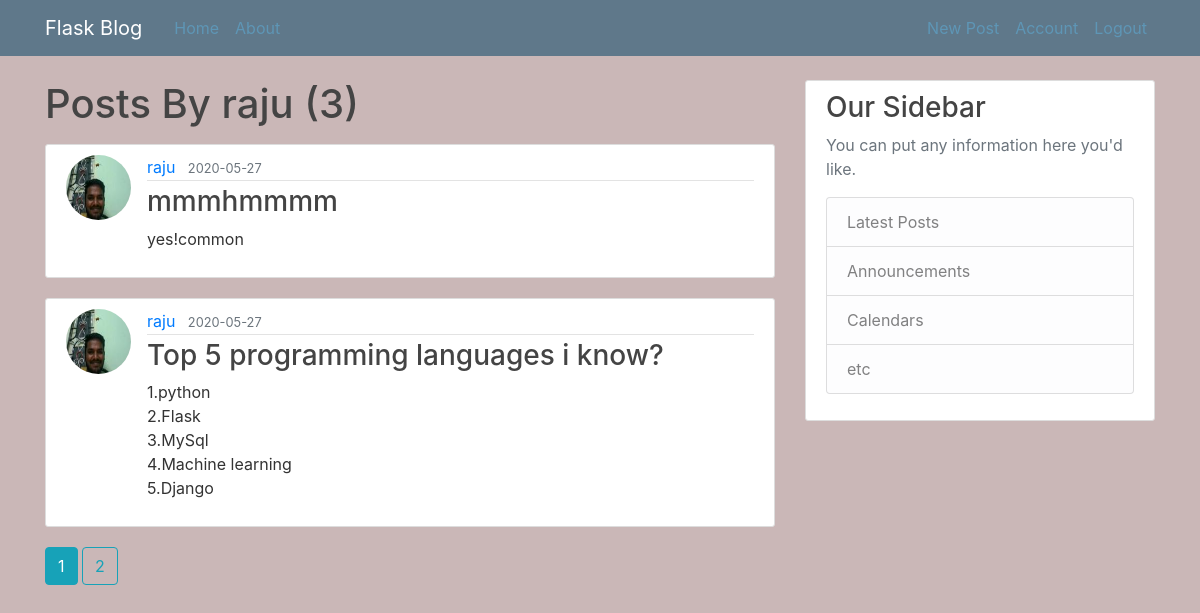
/user/raju (signed in), run on the app's committed database.
### flaskblog/models.py (models this page shows, shortened)
class User(db.Model, UserMixin):
    id = db.Column(db.Integer, primary_key=True)
    username = db.Column(db.String(20), unique=True, nullable=False)
    email = db.Column(db.String(120), unique=True, nullable=False)
    image_file = db.Column(db.String(20), nullable=False, default='default.jpg')
    password = db.Column(db.String(60), nullable=False)
    posts = db.relationship('Posti', backref='author', lazy=True)
    ''' Author is backreference which helps to get entire info of user and its attributes###
    why we use 'backref', 'relationship'-->more on
    https://hackingandslacking.com/managing-relationships-in-sqlalchemy-data-models-effe9d1c8975'''

class Posti(db.Model):
    id = db.Column(db.Integer, primary_key=True)
    title = db.Column(db.String(100), nullable=False)
    date_posted = db.Column(db.DateTime, nullable=False, default=datetime.utcnow)
    content = db.Column(db.Text, nullable=False)
    user_id = db.Column(db.Integer, db.ForeignKey('user.id'), nullable=False)

### flaskblog/routes.py (the view)
@app.route("/user/<string:username>")
def user_post(username):
    page = request.args.get('page',1,type=int)
    user = User.query.filter_by(username=username).first_or_404()
    posts = Posti.query.filter_by(author = user)\
        .order_by(Posti.date_posted.desc())\
            .paginate( page=page, per_page=2)
    return render_template('user_posts.html', user = user, posts=posts)

### flaskblog/models.py (called while the page is built)
@login_manager.user_loader
def load_user(user_id):
    return User.query.get(int(user_id))

### flaskblog/templates/user_posts.html
{% extends 'layout.html' %}
{% block content %}
<h1 class="mb-3">Posts By {{ user.username }} ({{ posts.total }})</h1>
    {% for post in posts.items %}
        <article class="media content-section">
            <img class="rounded-circle article-img" src="{{ url_for('static', filename='profile_pics/') + post.author.image_file }}" alt="author image">
            <div class="media-body">
                <div class="article-metadata">
                    <a class="mr-2" href="{{ url_for('user_post',  username = post.author.username) }}">{{ post.author.username }}</a>
                    <small class="text-muted">{{ post.date_posted.strftime('%Y-%m-%d') }}</small>
                </div>
                <h3><a class="article-title" href="{{ url_for('post', post_id=post.id) }}">{{ post.title }}</a></h3>
                <p class="article-content">{{ post.content }}</p>
            </div>
        </article>
    {% endfor %}
    {% for page_num in posts.iter_pages(left_edge=1, right_edge=1, left_current=1, right_current=3) %}
      {% if page_num %}
        {% if posts.page == page_num %}
          <a class="btn btn-info mb-4" href="{{ url_for('user_post',username=user.username, page=page_num) }}">{{ page_num }}</a>
        {% else %}
          <a class="btn btn-outline-info mb-4" href="{{ url_for('user_post',username=user.username, page=page_num) }}">{{ page_num }}</a>
        {% endif %}
      {% else %}
        ....
      {% endif %}
    {% endfor %}
{% endblock content %}

### flaskblog/static/main.css (style rules this page uses)
body { background: #cab7b7; color: #333333; margin-top: 5rem; }
h1, h2, h3, h4, h5, h6 { color: #444444; }
.content-section { background: #ffffff; padding: 10px 20px; border: 1px solid #dddddd; border-radius: 3px; margin-bottom: 20px; }
.article-title { color: #444444; }
.article-content { white-space: pre-line; }
.article-img { height: 65px; width: 65px; margin-right: 16px; }
.article-metadata { padding-bottom: 1px; margin-bottom: 4px; border-bottom: 1px solid #e3e3e3 }

### data on the page
User: username "raju"
Posti: image_file (picture), author.username "raju", date_posted "2020-05-27", title "mmmhmmmm", content "yes!common"
Posti: image_file (picture), author.username "raju", date_posted "2020-05-27", title "Top 5 programming languages i know?", content "1.python 2.Flask 3.MySql 4.Machine learning 5.Django"

### other printed values
{{ posts.total }} "3"
{{ page_num }} "1"
{{ page_num }} "2"
